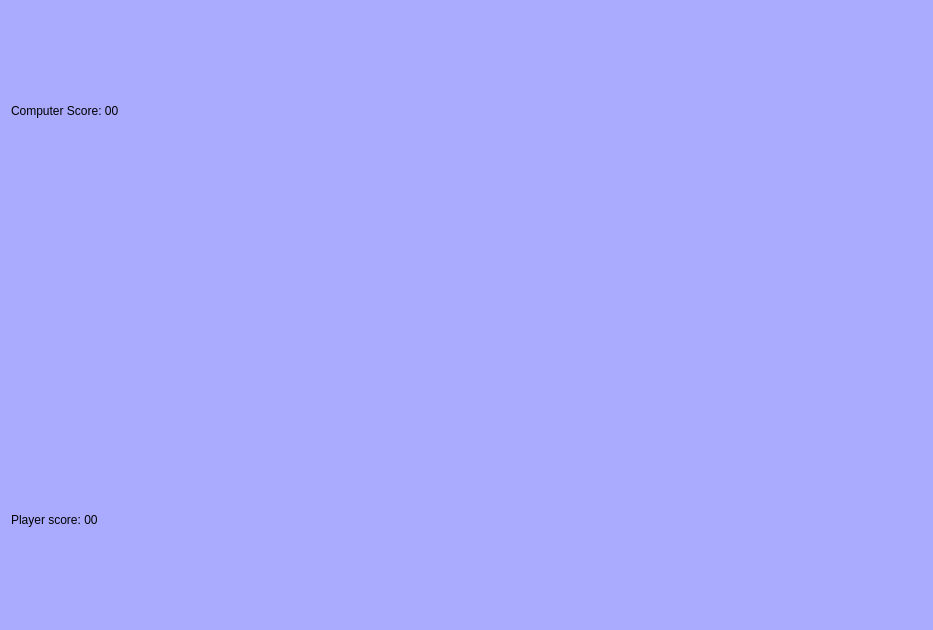
<?xml version="1.0" encoding="UTF-8"?>
<ui version="4.0">
 <class>MainWindow</class>
 <widget class="QMainWindow" name="MainWindow">
  <property name="geometry">
   <rect>
    <x>0</x>
    <y>0</y>
    <width>933</width>
    <height>630</height>
   </rect>
  </property>
  <property name="windowTitle">
   <string>Ronda Card Game</string>
  </property>
  <property name="styleSheet">
   <string notr="true">background-color: rgb(170, 170, 255);</string>
  </property>
  <widget class="QWidget" name="centralWidget">
   <layout class="QHBoxLayout" name="horizontalLayout">
    <item>
     <layout class="QGridLayout" name="gridLayout">
      <item row="3" column="0">
       <layout class="QHBoxLayout" name="horizontalLayout_2"/>
      </item>
      <item row="0" column="0">
       <layout class="QHBoxLayout" name="horizontalLayout_5">
        <item>
         <widget class="QLabel" name="computer_score">
          <property name="minimumSize">
           <size>
            <width>70</width>
            <height>80</height>
           </size>
          </property>
          <property name="styleSheet">
           <string notr="true">font: 700 10pt &quot;Segoe UI&quot;;
</string>
          </property>
          <property name="text">
           <string>Computer Score: 00</string>
          </property>
         </widget>
        </item>
        <item>
         <spacer name="horizontalSpacer">
          <property name="orientation">
           <enum>Qt::Horizontal</enum>
          </property>
          <property name="sizeHint" stdset="0">
           <size>
            <width>40</width>
            <height>20</height>
           </size>
          </property>
         </spacer>
        </item>
        <item>
         <widget class="QLabel" name="computer_c3">
          <property name="minimumSize">
           <size>
            <width>70</width>
            <height>80</height>
           </size>
          </property>
          <property name="text">
           <string/>
          </property>
         </widget>
        </item>
        <item>
         <widget class="QLabel" name="computer_c2">
          <property name="minimumSize">
           <size>
            <width>70</width>
            <height>80</height>
           </size>
          </property>
          <property name="text">
           <string/>
          </property>
         </widget>
        </item>
        <item>
         <widget class="QLabel" name="computer_c1">
          <property name="minimumSize">
           <size>
            <width>70</width>
            <height>80</height>
           </size>
          </property>
          <property name="text">
           <string/>
          </property>
         </widget>
        </item>
        <item>
         <spacer name="horizontalSpacer_5">
          <property name="orientation">
           <enum>Qt::Horizontal</enum>
          </property>
          <property name="sizeHint" stdset="0">
           <size>
            <width>40</width>
            <height>20</height>
           </size>
          </property>
         </spacer>
        </item>
       </layout>
      </item>
      <item row="2" column="0">
       <layout class="QHBoxLayout" name="horizontalLayout_3">
        <item>
         <widget class="QLabel" name="player1_score">
          <property name="minimumSize">
           <size>
            <width>70</width>
            <height>80</height>
           </size>
          </property>
          <property name="styleSheet">
           <string notr="true">font: 700 10pt &quot;Segoe UI&quot;;</string>
          </property>
          <property name="text">
           <string>Player score: 00</string>
          </property>
         </widget>
        </item>
        <item>
         <spacer name="horizontalSpacer_2">
          <property name="orientation">
           <enum>Qt::Horizontal</enum>
          </property>
          <property name="sizeHint" stdset="0">
           <size>
            <width>40</width>
            <height>20</height>
           </size>
          </property>
         </spacer>
        </item>
        <item>
         <widget class="ClickableLabel" name="player1_c1">
          <property name="minimumSize">
           <size>
            <width>70</width>
            <height>80</height>
           </size>
          </property>
          <property name="text">
           <string/>
          </property>
         </widget>
        </item>
        <item>
         <widget class="ClickableLabel" name="player1_c3">
          <property name="minimumSize">
           <size>
            <width>70</width>
            <height>80</height>
           </size>
          </property>
          <property name="text">
           <string/>
          </property>
         </widget>
        </item>
        <item>
         <widget class="ClickableLabel" name="player1_c2">
          <property name="minimumSize">
           <size>
            <width>70</width>
            <height>80</height>
           </size>
          </property>
          <property name="text">
           <string/>
          </property>
         </widget>
        </item>
        <item>
         <spacer name="horizontalSpacer_6">
          <property name="orientation">
           <enum>Qt::Horizontal</enum>
          </property>
          <property name="sizeHint" stdset="0">
           <size>
            <width>40</width>
            <height>20</height>
           </size>
          </property>
         </spacer>
        </item>
       </layout>
      </item>
      <item row="1" column="0">
       <layout class="QHBoxLayout" name="horizontalLayout_4">
        <item>
         <spacer name="horizontalSpacer_3">
          <property name="orientation">
           <enum>Qt::Horizontal</enum>
          </property>
          <property name="sizeHint" stdset="0">
           <size>
            <width>40</width>
            <height>20</height>
           </size>
          </property>
         </spacer>
        </item>
        <item>
         <widget class="QLabel" name="table_c3">
          <property name="minimumSize">
           <size>
            <width>70</width>
            <height>80</height>
           </size>
          </property>
          <property name="text">
           <string/>
          </property>
         </widget>
        </item>
        <item>
         <widget class="QLabel" name="table_c2">
          <property name="minimumSize">
           <size>
            <width>70</width>
            <height>80</height>
           </size>
          </property>
          <property name="text">
           <string/>
          </property>
         </widget>
        </item>
        <item>
         <widget class="QLabel" name="table_c1">
          <property name="minimumSize">
           <size>
            <width>70</width>
            <height>80</height>
           </size>
          </property>
          <property name="text">
           <string/>
          </property>
         </widget>
        </item>
        <item>
         <spacer name="horizontalSpacer_4">
          <property name="orientation">
           <enum>Qt::Horizontal</enum>
          </property>
          <property name="sizeHint" stdset="0">
           <size>
            <width>40</width>
            <height>20</height>
           </size>
          </property>
         </spacer>
        </item>
       </layout>
      </item>
     </layout>
    </item>
    <item>
     <layout class="QVBoxLayout" name="verticalLayout"/>
    </item>
   </layout>
  </widget>
 </widget>
 <layoutdefault spacing="6" margin="11"/>
 <customwidgets>
  <customwidget>
   <class>ClickableLabel</class>
   <extends>QLabel</extends>
   <header>clickablelabel.h</header>
  </customwidget>
 </customwidgets>
 <resources/>
 <connections/>
</ui>
